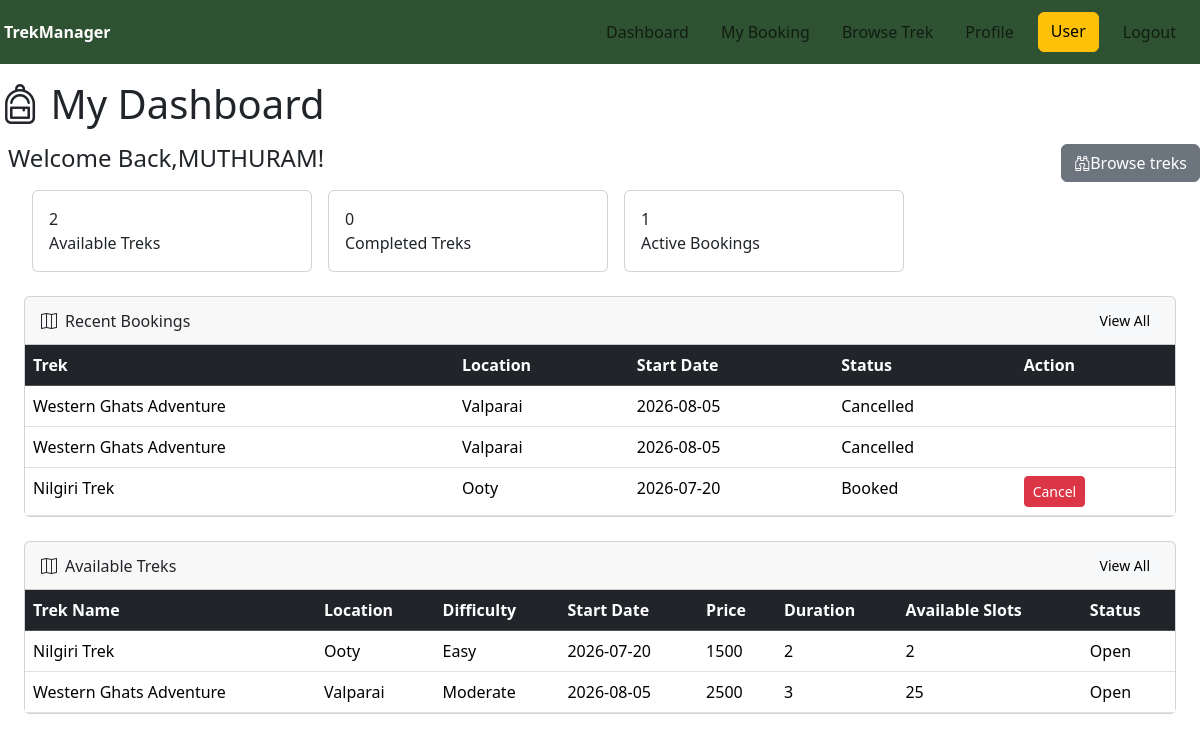
The page /user/dashboard (signed in) on the database as committed earlier.
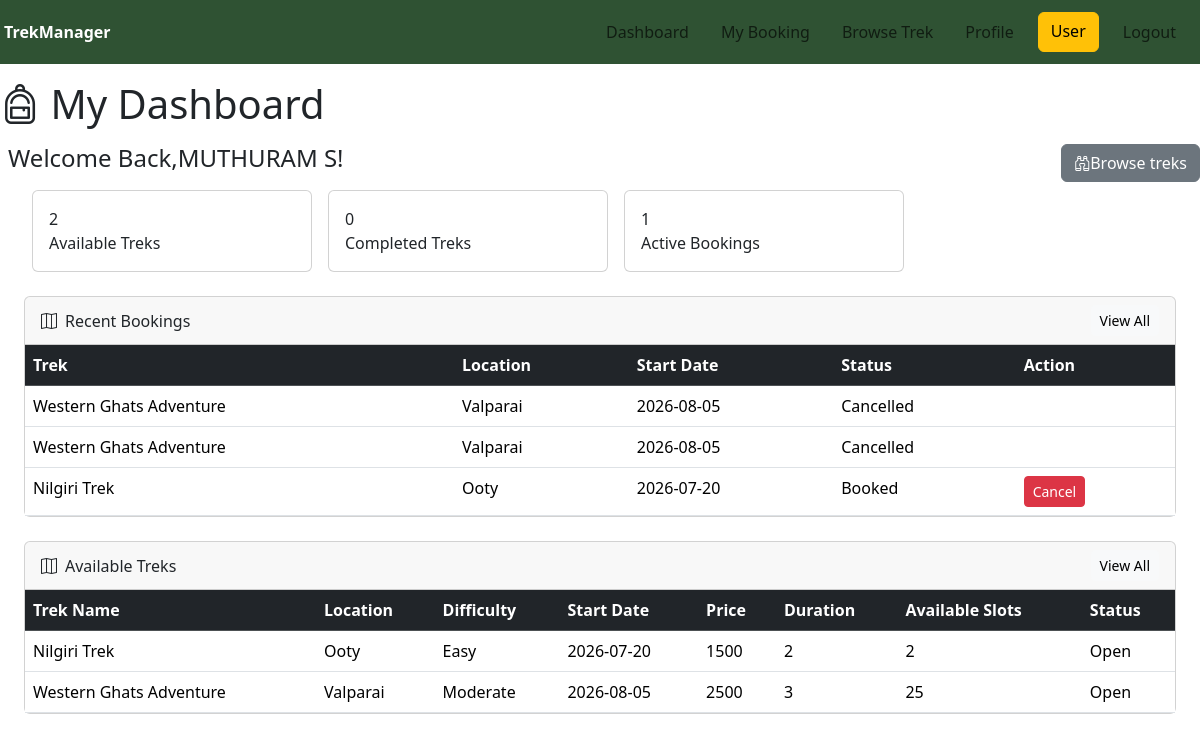
The same page on the database as committed later.
### models.py (models this page shows)
class User(db.Model):
    Id=db.Column(db.Integer,primary_key=True)
    Username=db.Column(db.String(100),unique=False,nullable=False)
    Contact=db.Column(db.Integer)
    Email=db.Column(db.String(100),unique=True,nullable=False)
    Password=db.Column(db.String(100),unique=False,nullable=False)
    Role=db.Column(db.String(100),nullable=False)
    Status=db.Column(db.String(100),nullable=False)
    bookings=db.relationship('Book',backref='user')

### routes.py (the view)
@app.route('/user/dashboard')
def user_dashboard():
    if "user_id" not in session:
        flash("Please login first.", "danger")
        return redirect(url_for("login"))
    if session["role"] != "User":
        flash("Access denied.", "danger")
        return redirect(url_for("login"))
    user=User.query.get(session["user_id"])
    Available_trek = Trek.query.filter_by(Status='Open').limit(3).all()
    open_treks_count = Trek.query.filter_by(Status="Open").count()
    book=Book.query.filter_by(User_Id=session['user_id'],Status="Booked").count()
    complete_count=Book.query.filter_by(User_Id=session['user_id'],Status="Completed").count()
    my_bookings = Book.query.filter_by(User_Id=session['user_id']).order_by(Book.booking_id.desc()).all()
    return render_template("user_dashboard.html",current_user=user,book_count=open_treks_count,complete_count=complete_count,booking_count=book,my_bookings=my_bookings,treks=Available_trek)

### templates/user_dashboard.html (shortened to what the changed rows need)
<!DOCTYPE html>
<html>
    <head>
        <link href="https://cdn.jsdelivr.net/npm/bootstrap@5.3.7/dist/css/bootstrap.min.css" rel="stylesheet">
        <link rel="stylesheet" href="https://cdn.jsdelivr.net/npm/bootstrap-icons@1.11.3/font/bootstrap-icons.min.css">
    </head>
    <body>
        <div>
        <h1 class="mt-3 mb-3"> <i class="bi bi-backpack"></i> My Dashboard</h1>
        <div class="d-flex">
        <h4 class="ms-2 d-flex">Welcome Back,{{current_user.Username}}!</h4>
        <a href="{{url_for('browse')}}" class="d-flex btn btn-secondary ms-auto mb-2" ><i class="bi bi-binoculars"></i>Browse treks</a>
        </div>
        </div>
    <div class="card  ms-4 me-4">
        <table class="table table-hover mb-0">
            <thead class="table-dark">
                <tr>
                    <th>Trek</th>
                    <th>Location</th>
                    <th>Start Date</th>
                    <th>Status</th>
                    <th>Action</th>
                </tr>
            </thead>
        </table>
    </div>
    <div class="card  ms-4 me-4 mt-4">
        <div class="table-responsive">
        <table class="table table-hover mb-0">
            <thead class="table-dark">
                <tr>
                    <th>Trek Name</th>
                    <th>Location</th>
                    <th>Difficulty</th>
                    <th>Start Date</th>
                    <th>Price</th>
                    <th>Duration</th>
                    <th>Available Slots</th>
                    <th>Status</th>
                </tr>
            </thead>
        </table>
        </div>
    </div>
    </body>
    </html>

Rows that differ between the two databases and show on the page:
changed User: Username "MUTHURAM" → "MUTHURAM S"
